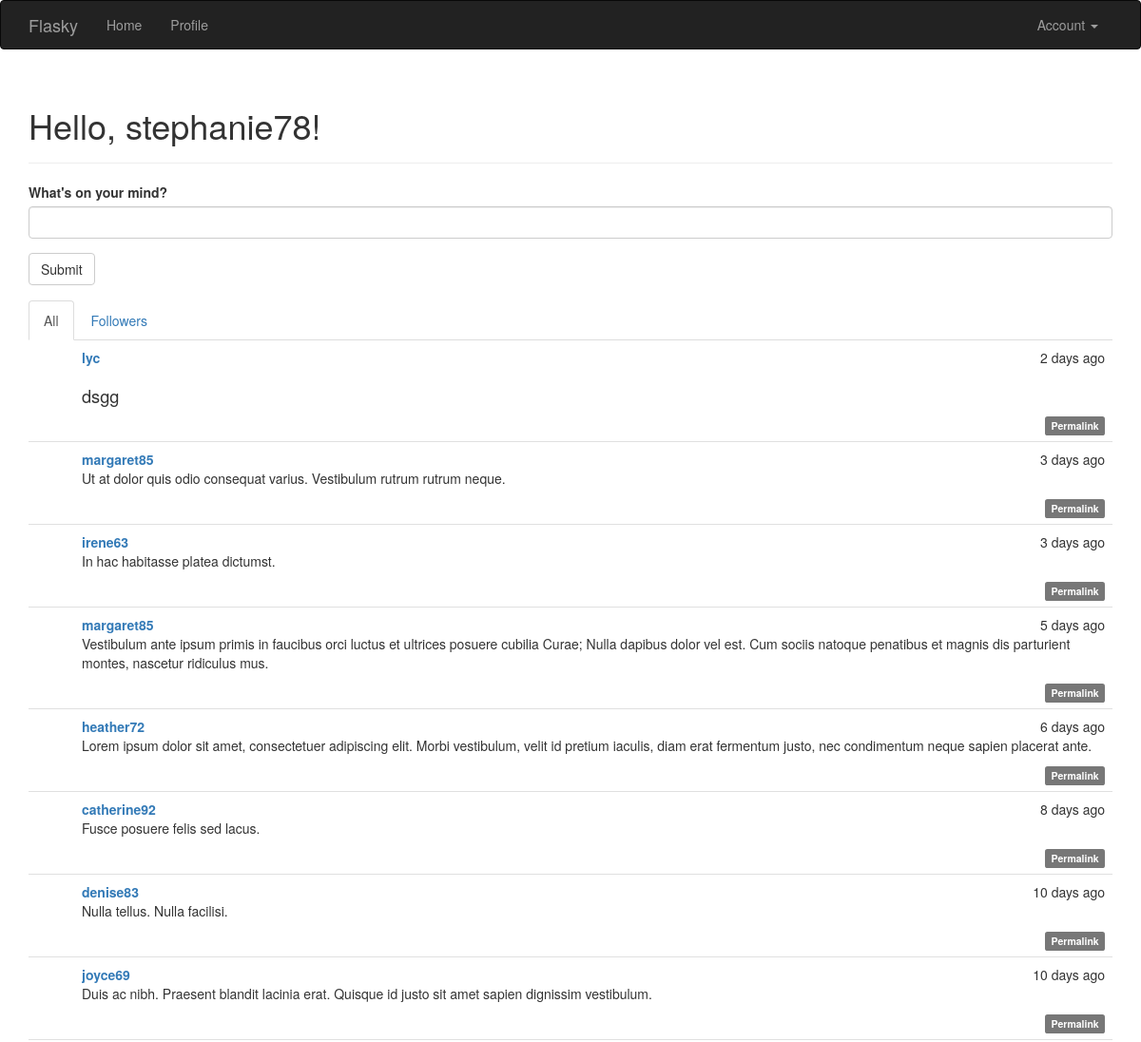
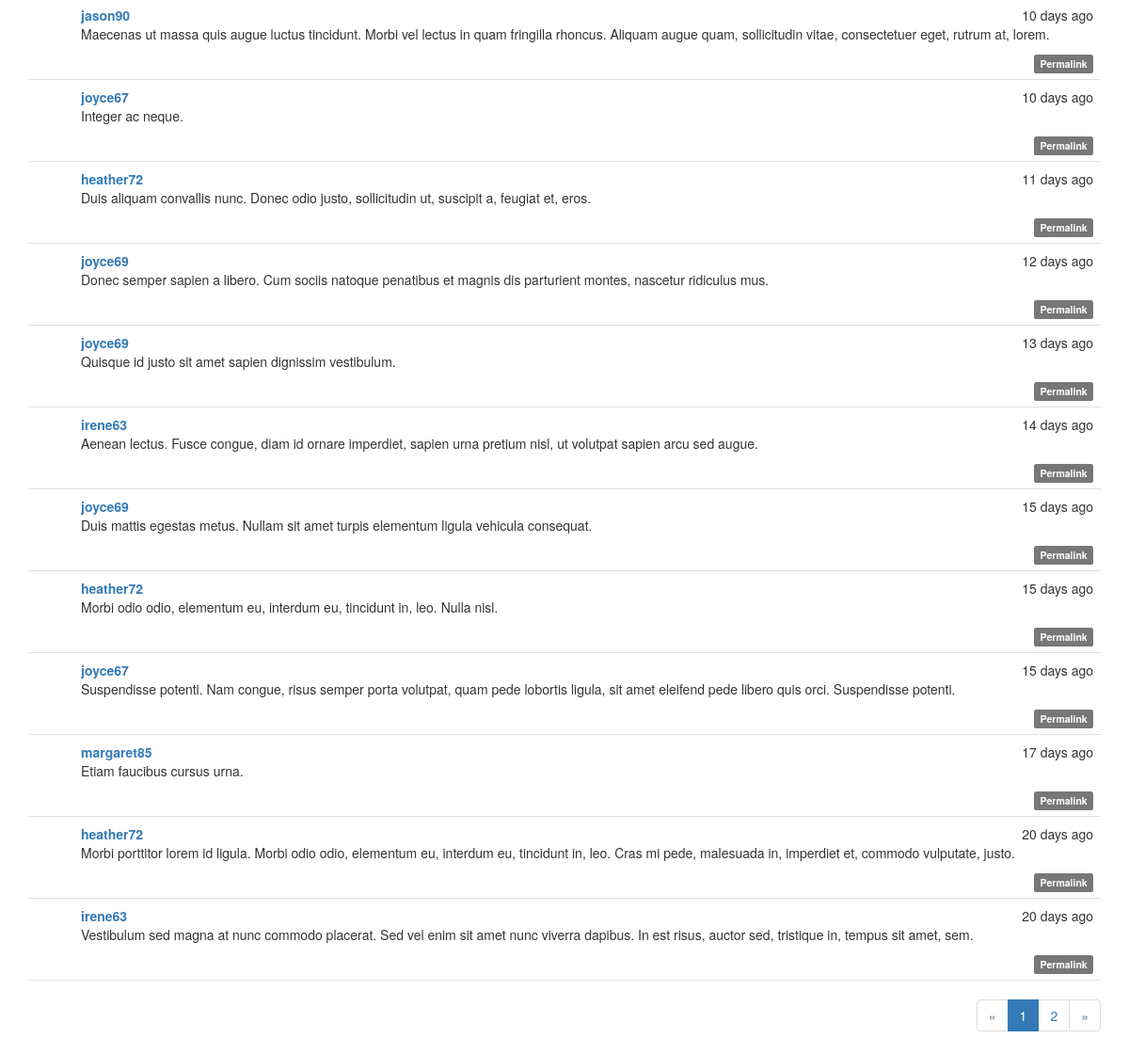
The page / (signed in) on the database its author committed (2 pictures, top to bottom).
### app/models.py (models this page shows, shortened)
class User(UserMixin, db.Model):
	__tablename__ = 'users'
	id = db.Column(db.Integer, primary_key=True)
	username = db.Column(db.String(64), unique=True, index=True)
	role_id = db.Column(db.Integer, db.ForeignKey('roles.id'))
	password_hash = db.Column(db.String(128))
	email = db.Column(db.String(64), unique = True, index = True)
	confirmed = db.Column(db.Boolean, default = False)
	name = db.Column(db.String(64))
	location = db.Column(db.String(64))
	about_me = db.Column(db.Text())
	member_since = db.Column(db.DateTime(), default = datetime.utcnow)
	last_seen = db.Column(db.DateTime(), default = datetime.utcnow)
	posts = db.relationship('Post', backref = 'author', lazy = 'dynamic')
	followed = db.relationship('Follow',
								foreign_keys = [Follow.follower_id],
								backref = db.backref('follower', lazy = 'joined'),
								lazy = 'dynamic',
								cascade = 'all, delete-orphan')
	followers = db.relationship('Follow',
								foreign_keys = [Follow.followed_id],
								backref = db.backref('followed', lazy = 'joined'),
								lazy = 'dynamic',
								cascade = 'all, delete-orphan')
	comments = db.relationship('Comment', backref = 'author', lazy = 'dynamic')
	@property
	def password(self):
		raise AttributeError('password is not a readable attribute')
	def can(self, permissions):
		return self.role is not None and \
			(self.role.permissions & permissions) == permissions
	def is_administrator(self):
		return self.can(Permission.ADMINISTER)
	def ping(self):
		self.last_seen = datetime.utcnow()
		db.session.add(self)

class Post(db.Model):
	__tablename__ = 'posts'
	id = db.Column(db.Integer, primary_key = True)
	body = db.Column(db.Text)
	timestamp = db.Column(db.DateTime, index = True, default = datetime.utcnow)
	author_id = db.Column(db.Integer, db.ForeignKey('users.id'))
	body_html = db.Column(db.Text)
	comments = db.relationship('Comment', backref = 'post', lazy = 'dynamic')

### app/main/views.py (the view)
@main.route('/', methods = ['GET', 'POST'])
def index():
	form = PostForm()
	if current_user.can(Permission.WRITE_ARTICLES) and \
			form.validate_on_submit():
		post = Post(body = form.body.data,
					author = current_user._get_current_object())
		db.session.add(post)
		return redirect(url_for('.index'))
	page = request.args.get('page', 1, type = int)
	show_followed = False
	if current_user.is_authenticated:
		show_followed = bool(request.cookies.get('show_followed', ''))
	if show_followed:
		query = current_user.followed_posts
	else:
		query = Post.query
	pagination = query.order_by(Post.timestamp.desc()).paginate(
		page, per_page = current_app.config['FLASKY_POSTS_PER_PAGE'],
		error_out = False)
	posts = pagination.items
	return render_template('index.html', form = form, posts = posts,
							show_followed = show_followed, pagination = pagination)

### app/main/forms.py
class PostForm(Form):
	body = PageDownField("What's on your mind?", validators = [Required()])
	submit = SubmitField('Submit')

### app/auth/views.py (called while the page is built)
@auth.before_app_request
def before_request():
	if current_user.is_authenticated:
		current_user.ping()
		if not current_user.confirmed\
				and request.endpoint[:5] != 'auth.'\
				and request.endpoint != 'static':
			return redirect(url_for('auth.unconfirmed'))

### app/main/__init__.py (called while the page is built)
@main.app_context_processor
def inject_permission():
	return dict(Permission = Permission)

### app/models.py (called while the page is built)
@login_manager.user_loader
def load_user(user_id):
	return User.query.get(int(user_id))

### app/templates/index.html (shortened to what this page needs)
{% extends "base.html" %}
{% import "bootstrap/wtf.html" as wtf %}
{% import "_macros.html" as macros %}
{% block page_content %}
<div class="page-header">
	<h1>Hello, {% if current_user.is_authenticated %}{{ current_user.username }}{% else %}Stranger{% endif %}!</h1>
</div>
<div>
	{% if current_user.can(Permission.WRITE_ARTICLES) %}
	{{ wtf.quick_form(form) }}
	{% endif %}
</div>
<div class="post-tabs">
	<ul class="nav nav-tabs">
		<li{% if not show_followed %} class="active"{% endif %}><a href="{{ url_for('.show_all') }}">All</a></li>
		{% if current_user.is_authenticated %}
		<li{% if show_followed %} class="active"{% endif %}><a href="{{ url_for('.show_followed') }}">Followers</a></li>
		{% endif %}
	</ul>
	{% include '_posts.html' %}
</div>
{% if pagination %}
<div class = "pagination">
	{{ macros.pagination_widget(pagination, '.index') }}
</div>
{% endif %}
{% endblock %}

### app/templates/_posts.html (shortened to what this page needs)
<ul class="posts">
	{% for post in posts %}
	<li class="post">
		<div class="post-content">
			<div class="post-date">{{ moment(post.timestamp).fromNow() }}</div>
			<div class="post-author"><a href="{{ url_for('.user', username=post.author.username) }}">{{ post.author.username }}</a></div>
			<div class="post-body">
				{% if post.body_html %}
					{{ post.body_html | safe }}
				{% else %}
					{{ post.body }}
				{% endif %}
			</div>
			<div class = "post-footer">
				<a href = "{{ url_for('.post', id = post.id) }}">
					<span class = "label label-default">Permalink</span>
				</a>
			</div>
		</div>
	</li>
	{% endfor %}
</ul>

### app/static/styles.css (style rules this page uses)
div.post-tabs { margin-top: 16px; }
ul.posts { list-style-type: none; padding: 0px; margin: 16px 0px 0px 0px; border-top: 1px solid #e0e0e0; }
div.post-tabs ul.posts { margin: 0px; border-top: none; }
ul.posts li.post { padding: 8px; border-bottom: 1px solid #e0e0e0; }
div.post-date { float: right; }
div.post-author { font-weight: bold; }
div.post-content { margin-left: 48px; min-height: 48px; }
div.post-footer { text-align: right; }
div.pagination { width: 100%; text-align: right; padding: 0px; margin: 0px; }
.post-body h2 { font-size: 130%; }

### rows shown on the page
User: username "stephanie78"
Post: timestamp "2 days ago", author.username "lyc", body_html "dsgg"
Post: timestamp "3 days ago", author.username "margaret85", body_html "Ut at dolor quis odio consequat varius. Vestibulum rutrum rutrum neque."
Post: timestamp "3 days ago", author.username "irene63", body_html "In hac habitasse platea dictumst."
Post: timestamp "5 days ago", author.username "margaret85", body_html "Vestibulum ante ipsum primis in faucibus orci luctus et ultrices posuere cubilia Curae; Nulla dapibus dolor vel est. Cum sociis natoque penatibus et magnis dis parturient montes, nascetur ridiculus mus."
Post: timestamp "6 days ago", author.username "heather72", body_html "Lorem ipsum dolor sit amet, consectetuer adipiscing elit. Morbi vestibulum, velit id pretium iaculis, diam erat fermentum justo, nec condimentum neque sapien placerat ante."
Post: timestamp "8 days ago", author.username "catherine92", body_html "Fusce posuere felis sed lacus."
Post: timestamp "10 days ago", author.username "denise83", body_html "Nulla tellus. Nulla facilisi."
Post: timestamp "10 days ago", author.username "joyce69", body_html "Duis ac nibh. Praesent blandit lacinia erat. Quisque id justo sit amet sapien dignissim vestibulum."
Post: timestamp "10 days ago", author.username "jason90", body_html "Maecenas ut massa quis augue luctus tincidunt. Morbi vel lectus in quam fringilla rhoncus. Aliquam augue quam, sollicitudin vitae, consectetuer eget, rutrum at, lorem."
Post: timestamp "10 days ago", author.username "joyce67", body_html "Integer ac neque."
Post: timestamp "11 days ago", author.username "heather72", body_html "Duis aliquam convallis nunc. Donec odio justo, sollicitudin ut, suscipit a, feugiat et, eros."
Post: timestamp "12 days ago", author.username "joyce69", body_html "Donec semper sapien a libero. Cum sociis natoque penatibus et magnis dis parturient montes, nascetur ridiculus mus."
Post: timestamp "13 days ago", author.username "joyce69", body_html "Quisque id justo sit amet sapien dignissim vestibulum."
Post: timestamp "14 days ago", author.username "irene63", body_html "Aenean lectus. Fusce congue, diam id ornare imperdiet, sapien urna pretium nisl, ut volutpat sapien arcu sed augue."
Post: timestamp "15 days ago", author.username "joyce69", body_html "Duis mattis egestas metus. Nullam sit amet turpis elementum ligula vehicula consequat."
Post: timestamp "15 days ago", author.username "heather72", body_html "Morbi odio odio, elementum eu, interdum eu, tincidunt in, leo. Nulla nisl."
Post: timestamp "15 days ago", author.username "joyce67", body_html "Suspendisse potenti. Nam congue, risus semper porta volutpat, quam pede lobortis ligula, sit amet eleifend pede libero quis orci. Suspendisse potenti."
Post: timestamp "17 days ago", author.username "margaret85", body_html "Etiam faucibus cursus urna."
Post: timestamp "20 days ago", author.username "heather72", body_html "Morbi porttitor lorem id ligula. Morbi odio odio, elementum eu, interdum eu, tincidunt in, leo. Cras mi pede, malesuada in, imperdiet et, commodo vulputate, justo."
Post: timestamp "20 days ago", author.username "irene63", body_html "Vestibulum sed magna at nunc commodo placerat. Sed vel enim sit amet nunc viverra dapibus. In est risus, auctor sed, tristique in, tempus sit amet, sem."

### other values the page prints
{{ p }} "1"
{{ p }} "2"
